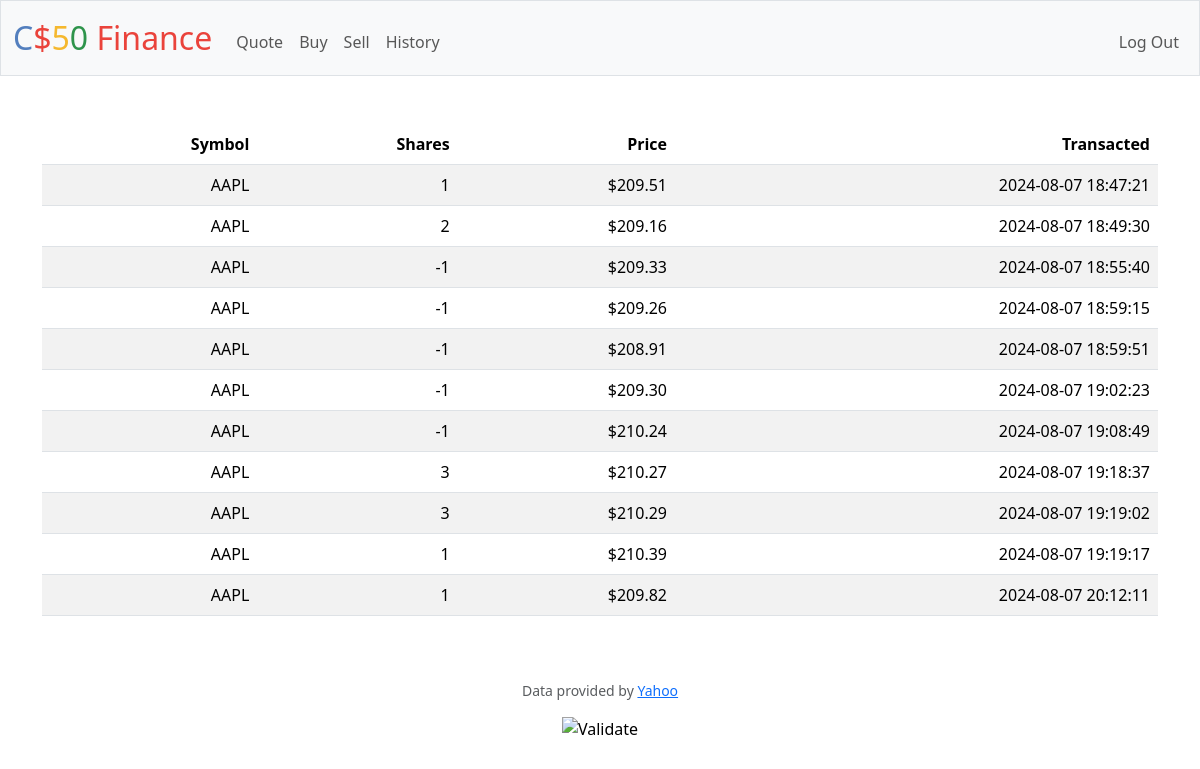
Screenshot of /history (signed in) with the database file from the repository.
### tables this page shows
CREATE TABLE "transactions" (purchase_id INTEGER PRIMARY KEY AUTOINCREMENT NOT NULL, user_id INTEGER NOT NULL, symbol TEXT NOT NULL, shares NUMERIC NOT NULL, share_price NUMERIC NOT NULL, time DATETIME, FOREIGN KEY (user_id) REFERENCES users(id));

### app.py (the view)
@app.route("/history")
@login_required
def history():
    rows = db.execute("SELECT symbol, shares, share_price, time FROM transactions WHERE user_id = ?", session["user_id"])
    return render_template("history.html", rows=rows)

### app.py (called while the page is built)
@app.after_request
def after_request(response):
    response.headers["Cache-Control"] = "no-cache, no-store, must-revalidate"
    response.headers["Expires"] = 0
    response.headers["Pragma"] = "no-cache"
    return response

### helpers.py (called while the page is built)
def login_required(f):
    @wraps(f)
    def decorated_function(*args, **kwargs):
        if session.get("user_id") is None:
            return redirect("/login")
        return f(*args, **kwargs)
    return decorated_function

def usd(value):
    return f"${value:,.2f}"

### templates/history.html (shortened to what this page needs)
{% extends "layout.html" %}
{% block main %}
    <table class="table table-striped" style="text-align:right;">
        <thead>
            <tr>
                <th>Symbol</th>
                <th>Shares</th>
                <th>Price</th>
                <th>Transacted</th>
            </tr>
        </thead>
        <tbody>
            {% for row in rows %}
            <tr>
                <td>{{ row.symbol }}</td>
                <td>{{ row.shares }}</td>
                <td>{{ row.share_price | usd }}</td>
                <td>{{ row.time }}</td>
            </tr>
            {% endfor %}
        </tbody>
    </table>
{% endblock %}

### templates/layout.html (shortened to what this page needs)
<!DOCTYPE html>
<html lang="en">
    <head>
        <link href="https://cdn.jsdelivr.net/npm/bootstrap@5.3.3/dist/css/bootstrap.min.css" rel="stylesheet">
        <link href="/static/styles.css" rel="stylesheet">
    </head>
    <body>
        <nav class="bg-light border navbar navbar-expand-md navbar-light">
            <div class="container-fluid">
                <a class="navbar-brand" href="/"><span class="blue">C</span><span class="red">$</span><span class="yellow">5</span><span class="green">0</span> <span class="red">Finance</span></a>
                <div class="collapse navbar-collapse" id="navbar">
                    {% if session["user_id"] %}
                        <ul class="navbar-nav me-auto mt-2">
                            <li class="nav-item"><a class="nav-link" href="/quote">Quote</a></li>
                            <li class="nav-item"><a class="nav-link" href="/buy">Buy</a></li>
                            <li class="nav-item"><a class="nav-link" href="/sell">Sell</a></li>
                            <li class="nav-item"><a class="nav-link" href="/history">History</a></li>
                        </ul>
                        <ul class="navbar-nav ms-auto mt-2">
                            <li class="nav-item"><a class="nav-link" href="/logout">Log Out</a></li>
                        </ul>
                    {% else %}
                        <ul class="navbar-nav ms-auto mt-2">
                            <li class="nav-item"><a class="nav-link" href="/register">Register</a></li>
                            <li class="nav-item"><a class="nav-link" href="/login">Log In</a></li>
                        </ul>
                    {% endif %}
                </div>
            </div>
        </nav>
        <main class="container py-5 text-center">
            {% block main %}{% endblock %}
        </main>
        <footer class="mb-5">
            <p class="mb-3 small text-center text-muted">
                Data provided by <a href="https://finance.yahoo.com/">Yahoo</a>
            </p>
            <form action="https://validator.w3.org/check" class="text-center" enctype="multipart/form-data" method="post" target="_blank">
                <input alt="Validate" src="/static/I_heart_validator.png" type="image">
            </form>
        </footer>
    </body>
</html>

### static/styles.css (style rules this page uses)
nav .navbar-brand { font-size: xx-large; }
nav .navbar-brand .blue { color: #537fbe; }
nav .navbar-brand .red { color: #ea433b; }
nav .navbar-brand .yellow { color: #f5b82e; }
nav .navbar-brand .green { color: #2e944b; }

### rows the page displays
transactions: symbol "AAPL", shares "1", share_price "$209.51", time "2024-08-07 18:47:21"
transactions: symbol "AAPL", shares "2", share_price "$209.16", time "2024-08-07 18:49:30"
transactions: symbol "AAPL", shares "-1", share_price "$209.33", time "2024-08-07 18:55:40"
transactions: symbol "AAPL", shares "-1", share_price "$209.26", time "2024-08-07 18:59:15"
transactions: symbol "AAPL", shares "-1", share_price "$208.91", time "2024-08-07 18:59:51"
transactions: symbol "AAPL", shares "-1", share_price "$209.30", time "2024-08-07 19:02:23"
transactions: symbol "AAPL", shares "-1", share_price "$210.24", time "2024-08-07 19:08:49"
transactions: symbol "AAPL", shares "3", share_price "$210.27", time "2024-08-07 19:18:37"
transactions: symbol "AAPL", shares "3", share_price "$210.29", time "2024-08-07 19:19:02"
transactions: symbol "AAPL", shares "1", share_price "$210.39", time "2024-08-07 19:19:17"
transactions: symbol "AAPL", shares "1", share_price "$209.82", time "2024-08-07 20:12:11"
